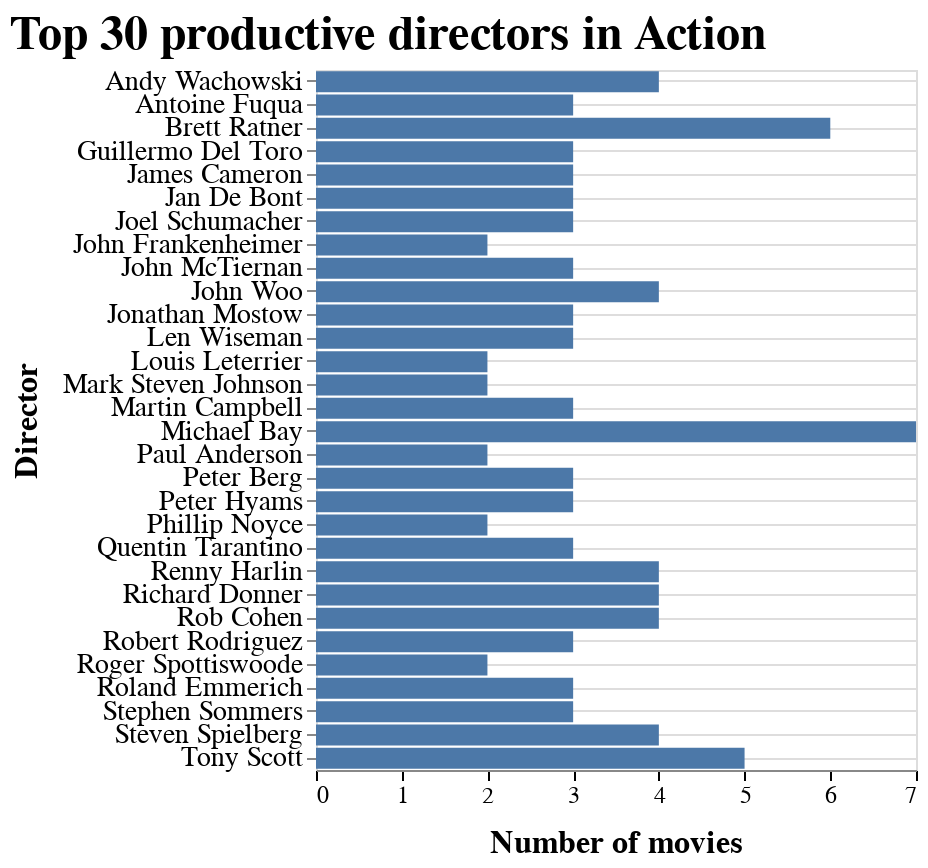

The code cell stored with this chart in its notebook:
### Code cell
make_bar_plot(genre = 'Action', year = (1990, 2010))

### Figure 1 — Vega-Lite specification as saved in the notebook (floating-point values rounded to 4 significant figures)
{"$schema": "https://vega.github.io/schema/vega-lite/v3.4.0.json", "config": {"axisX": {"domain": true, "domainWidth": 1, "grid": false, "gridColor": "#DEDDDD", "labelAngle": 0, "labelFont": "Arial", "labelFontSize": 12, "tickColor": "#000000", "tickSize": 5, "title": "X Axis Title (units)", "titleFont": "Arial", "titleFontSize": 16, "titlePadding": 10}, "axisY": {"domain": false, "grid": true, "gridColor": "#DEDDDD", "gridWidth": 1, "labelAngle": 0, "labelFont": "Arial", "labelFontSize": 14, "title": "Y Axis Title (units)", "titleFont": "Arial", "titleFontSize": 16, "titlePadding": 10}, "title": {"anchor": "start", "font": "Arial", "fontColor": "#000000", "fontSize": 24}, "view": {"height": 300, "width": 400}}, "data": {"name": "data-8e71a975d0f12b4cca8b7a7e16b9298a"}, "datasets": {"data-8e71a975d0f12b4cca8b7a7e16b9298a": [{"Count": 7, "Director": "Michael Bay"}, {"Count": 6, "Director": "Brett Ratner"}, {"Count": 5, "Director": "Tony Scott"}, {"Count": 4, "Director": "Renny Harlin"}, {"Count": 4, "Director": "Andy Wachowski"}, {"Count": 4, "Director": "Steven Spielberg"}, {"Count": 4, "Director": "Richard Donner"}, {"Count": 4, "Director": "Rob Cohen"}, {"Count": 4, "Director": "John Woo"}, {"Count": 3, "Director": "Jonathan Mostow"}, {"Count": 3, "Director": "Stephen Sommers"}, {"Count": 3, "Director": "Quentin Tarantino"}, {"Count": 3, "Director": "Jan De Bont"}, {"Count": 3, "Director": "Robert Rodriguez"}, {"Count": 3, "Director": "Joel Schumacher"}, {"Count": 3, "Director": "Guillermo Del Toro"}, {"Count": 3, "Director": "James Cameron"}, {"Count": 3, "Director": "John McTiernan"}, {"Count": 3, "Director": "Roland Emmerich"}, {"Count": 3, "Director": "Peter Berg"}, {"Count": 3, "Director": "Martin Campbell"}, {"Count": 3, "Director": "Len Wiseman"}, {"Count": 3, "Director": "Peter Hyams"}, {"Count": 3, "Director": "Antoine Fuqua"}, {"Count": 2, "Director": "Phillip Noyce"}, {"Count": 2, "Director": "John Frankenheimer"}, {"Count": 2, "Director": "Paul Anderson"}, {"Count": 2, "Director": "Roger Spottiswoode"}, {"Count": 2, "Director": "Mark Steven Johnson"}, {"Count": 2, "Director": "Louis Leterrier"}]}, "encoding": {"x": {"field": "Count", "title": "Number of movies", "type": "quantitative"}, "y": {"field": "Director", "title": "Director", "type": "nominal"}}, "height": 350, "mark": "bar", "selection": {"selector071": {"encodings": ["y"], "type": "interval"}}, "title": "Top 30 productive directors in Action", "width": 300}
